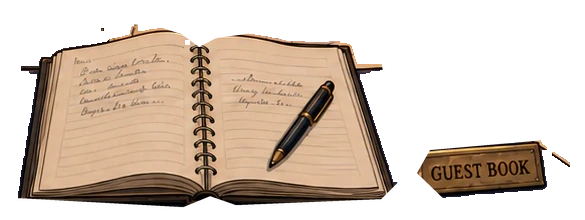
#> input picture images/before-times/layers/guestbook.webp, 585 x 220 px, given in place of guestbook.png, which was not available
$ python build-guestbook-no-pen.py
#> lines starting #> are read from the running program, lines starting #| are printed output that depends on the picture; pictures that were not available may be replaced by others from this repository, and a replacement may not be noted
#!/usr/bin/env python3
"""Build the coherent pen-free lobby guestbook replacement layer."""

from pathlib import Path

from PIL import Image, ImageDraw, ImageFilter


ROOT = Path(__file__).resolve().parents[1]
SOURCE = ROOT / "images/before-times/layers/guestbook.png"
DONOR = ROOT / "tools/before-times-clean-patches/guestbook-no-pen-generated-v2.png"
OUTPUT_PNG = ROOT / "images/before-times/layers/guestbook-no-pen-v4.png"
OUTPUT_WEBP = ROOT / "images/before-times/layers/guestbook-no-pen-v4.webp"

DONOR_PAGE_BOX = (900, 150, 1370, 560)
TARGET_PAGE_BOX = (202, 28, 397, 198)


def main() -> None:
    source = Image.open(SOURCE).convert("RGBA")
#> source is the input picture: PIL image 585x220 RGBA; mean R, G, B, A 132.1, 107.6, 91.5, 122.9
    donor_page = Image.open(DONOR).convert("RGB").crop(DONOR_PAGE_BOX).resize(
        (TARGET_PAGE_BOX[2] - TARGET_PAGE_BOX[0], TARGET_PAGE_BOX[3] - TARGET_PAGE_BOX[1]),
        Image.Resampling.LANCZOS,
    )
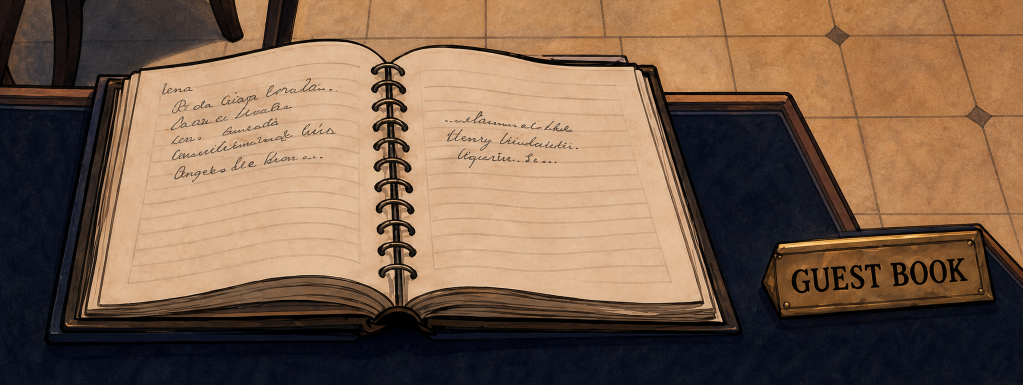
#> input picture tools/before-times-clean-patches/guestbook-no-pen-generated-v2.png, 2045 x 769 px (shown at 1/2 size)
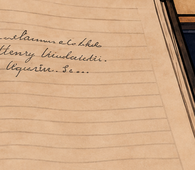
#> donor_page: PIL image 195x170 RGB; mean R, G, B 207.5, 169.7, 135.3
    red, green, blue = donor_page.split()
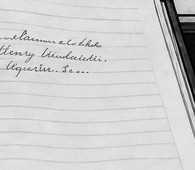
#> red: PIL image 195x170 L; min 0, max 246, mean 207.5
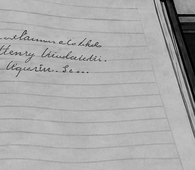
#> green: PIL image 195x170 L; min 0, max 210, mean 169.7
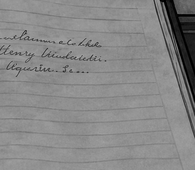
#> blue: PIL image 195x170 L; min 0, max 177, mean 135.3
    donor_page = Image.merge(
        "RGB",
        (
            red.point(lambda value: min(255, round(value * 1.005))),
            green.point(lambda value: min(255, round(value * 1.03))),
            blue.point(lambda value: min(255, round(value * 1.068))),
        ),
    )

    replacement = source.copy()
    replacement.paste(donor_page, TARGET_PAGE_BOX[:2])
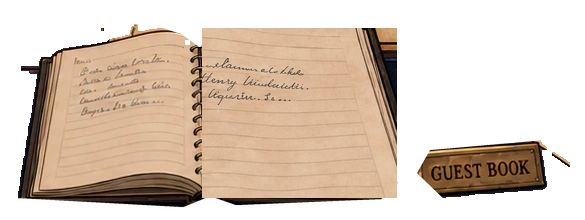
#> replacement: PIL image 585x220 RGBA; mean R, G, B, A 141.4, 116.2, 98.7, 134.4; transparent parts drawn white

    # Copy only the pixels covered by the original pen and its contact shadow.
    # Everything else remains byte-for-byte sourced from guestbook.png.
    core_mask = Image.new("L", source.size, 0)
#> core_mask: PIL image 585x220 L; every value is 0
    core_draw = ImageDraw.Draw(core_mask)
    core_draw.line(((332, 87), (278, 168)), fill=255, width=36)
    core_draw.ellipse((313, 68, 351, 106), fill=255)
    core_draw.ellipse((260, 148, 298, 184), fill=255)
    mask = core_mask.filter(ImageFilter.GaussianBlur(1.1))
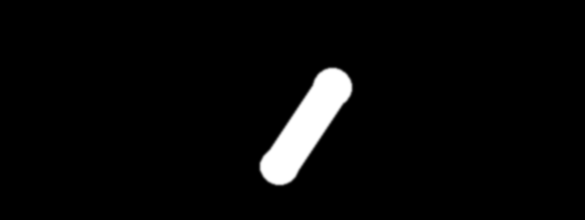
#> mask: PIL image 585x220 L; min 0, max 255, mean 9
    result = Image.composite(replacement, source, mask)

    result.save(OUTPUT_PNG, optimize=True)
    result.save(OUTPUT_WEBP, "WEBP", quality=92, method=6)
    print(f"Wrote {OUTPUT_PNG.relative_to(ROOT)}")
    print(f"Wrote {OUTPUT_WEBP.relative_to(ROOT)}")


if __name__ == "__main__":
    main()
